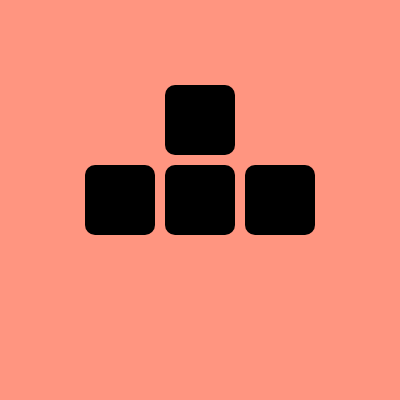
Frame 1 (no input)
Frame 60 (no input): identical to frame 1, image omitted
Frame 120 (the mouse pressed at the canvas centre since frame 60): identical to frame 1, image omitted

The p5.js sketch that drew this single still picture (run headless with seeded random() and noise() and a simulated clock; from frame 60 on, the mouse is pressed at the canvas centre):

// p5.js sketch
// ── sketch.js
let x = 0;

function setup() {
  createCanvas(400, 400);  
  colorMode(HSB);
  noStroke();
}

function draw() {
  background(10,50,150);
  fill(0,0,0);
  noStroke();
  rect(165,85,70,70,10);
  rect(165,165,70,70,10);
  rect(85,165,70,70,10);
  rect(245,165,70,70,10);
  
  
  if(keyIsPressed){ 
    if (key == "ArrowUp") {
      x = x + 5 
    
      fill(x,50,150);
      noStroke();
      rect(165,85,70,70,10);
      
    } else if (key == "ArrowDown") {
      x = x + 5 
    
      fill(x,x,x);
      noStroke();
      rect(165,165,70,70,10);
      
    } else if (key == "ArrowLeft") {
      x = x + 5
    
      fill(x,125,x);
      noStroke();
      rect(85,165,70,70,10);
      
      
    } else if (key == "ArrowRight") {
      x = x + 5 
    
      fill(x,x,150);
      noStroke();
      rect(245,165,70,70,10);
      
      
    }
  }
  
  if(x>=255){
    x=0;
  }
}
